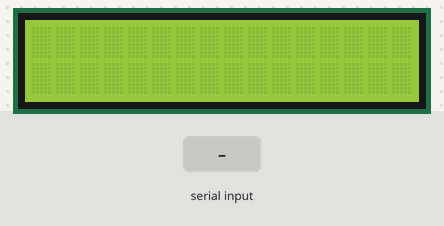
A sketch run on a simulated Arduino Uno, built with avr-gcc and run on an emulated ATmega328P. On the bench: 16×2 character LCD. The inputs (shaded band) are chosen by the test bench.

Above: at 1.2 s.
1.3 s: "1" received over Serial
At 2.0 s:
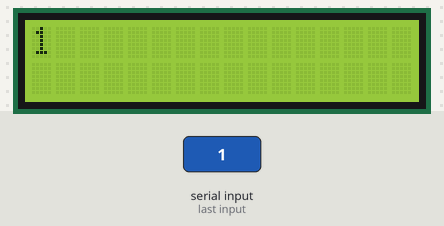
2.9 s: "0" received over Serial
At 4.2 s:
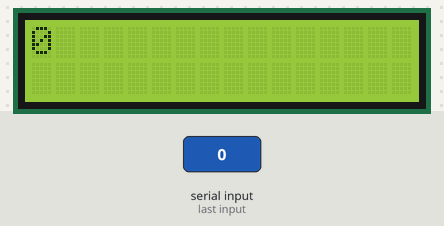
4.5 s: "2" received over Serial
At 5.6 s:
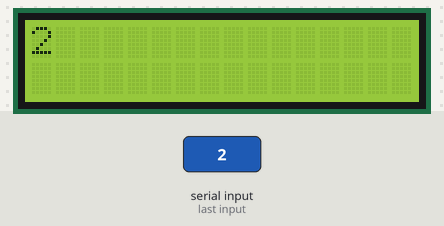
Timing chart, 0 to 7.5 s (numbered marks = the images above; inputs shaded):
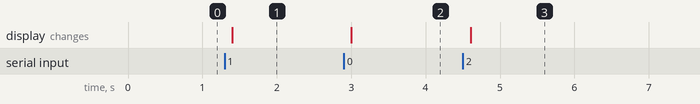

The sketch:

SerialDisplay_NoExtraChar.ino
```cpp
/*


Based on:
 http://www.arduino.cc/en/Tutorial/LiquidCrystalSerialDisplay

*/

// include the library code:
#include <LiquidCrystal.h>

// initialize the library by associating any needed LCD interface pin
// with the arduino pin number it is connected to
const int rs = 12, en = 11, d4 = 5, d5 = 4, d6 = 3, d7 = 2;
LiquidCrystal lcd(rs, en, d4, d5, d6, d7);

void setup() {
  // set up the LCD's number of columns and rows:
  lcd.begin(16, 2);
  // initialize the serial communications:
  Serial.begin(9600);
}

void loop() {
  if (Serial.available()) {
    // Wait for the entire message to arrive
    delay(100);

    // Create a buffer to store the incoming message
    String message = "";

    // Read all available characters
    while (Serial.available() > 0) {
      char inChar = Serial.read();
      // Only add printable ASCII characters to the buffer
      if (inChar >= 32 && inChar <= 126) {
        message += inChar;
      }
    }

    // Trim leading and trailing whitespace
    message.trim();

    // Clear the screen and display the message
    lcd.clear();
    lcd.print(message);
  }
}


//
//void loop() {
//  // when characters arrive over the serial port...
//  if (Serial.available()) {
//    // wait a bit for the entire message to arrive
//    delay(100);
//    // clear the screen
//    lcd.clear();
//    // read all the available characters
//    while (Serial.available() > 0) {
//      // display each character to the LCD
//      lcd.write(Serial.read());
//    }
//  }
//}
```

Measured:
- after the input at 1.3 s, the display: changes after 0.10 s (image 1)
- after the input at 2.9 s, the display: changes after 0.10 s (image 2)
- after the input at 4.5 s, the display: changes after 0.10 s (image 3)
